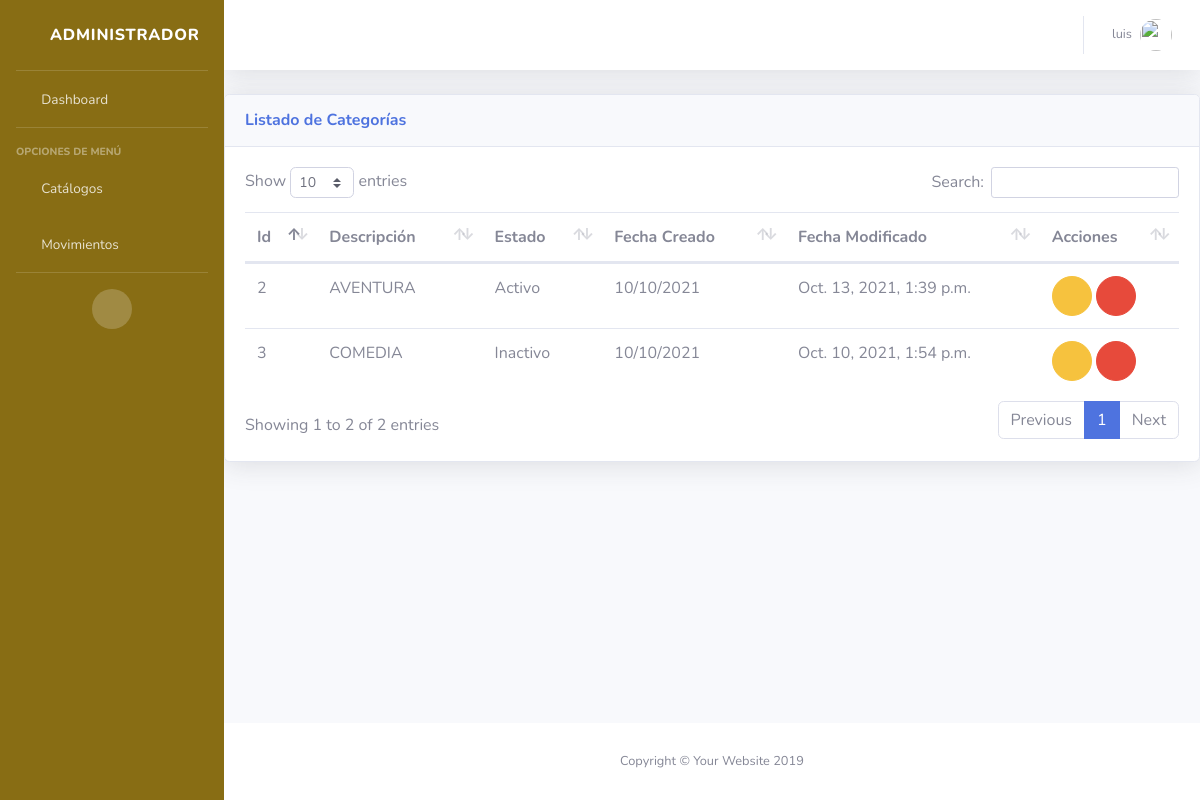
The app's page /inv/categorias/ (signed in) with its own data.
### inv/models.py (models this page shows, shortened)
class Categoria(ClaseModelo):
    descripcion = models.CharField('Descripción de la categoría', max_length=100, unique=True)
    class Meta:
        verbose_name_plural = 'Categorias'

### inv/views.py (the view)
# urls.py: path('categorias/', views.CategoriaView.as_view(), name='categoria_list'),
class CategoriaView(Simp, generic.ListView):
    model = Categoria
    template_name = 'inv/categoria_list.html'
    context_object_name = 'obj'
    permission_required = 'inv.view_categoria'

### templates/inv/categoria_list.html (shortened to what this page needs)
{% extends 'base/base.html' %}
{% block content %}
<div class="card shadow mb-4">
    <div class="card-header py-3 d-flex flex-row align-items-center justify-content-between">
      <h6 class="m-0 font-weight-bold text-primary">Listado de Categorías</h6>
      <div class="dropdown no-arrow">
        <a class="dropdown-toggle" href="#" role="button" id="dropdownMenuLink" data-toggle="dropdown" aria-haspopup="true" aria-expanded="false">
          <i class="fas fa-ellipsis-v fa-sm fa-fw text-gray-400"></i>
        </a>
      </div>
    </div>
    <div class="card-body">
     {% if not obj %}
         <div class="alert alert-info">No hay Categorias</div>
     {% else %}
     <table class="table table-striper table-hover">
         <thead>
             <th>Id</th>
             <th>Descripción</th>
             <th>Estado</th>
             <th>Fecha Creado</th>
             <th>Fecha Modificado</th>
             <th class="all">Acciones</th>
         </thead>
         <tbody>
             {% for item in obj %}
                 <tr>
                     <td>{{ item.id }}</td>
                     <td>{{ item.descripcion }}</td>
                     <td>{{ item.estado|yesno:"Activo,Inactivo" }}</td>
                     <td>{{ item.fc|date:"d/m/Y" }}</td>
                     <td>{{ item.fm }}</td>
                     <td>
                         <a href="{% url 'inv:categoria_edit' item.id %}" class="btn btn-warning btn-circle" role="button"><i class="far fa-edit"></i></a>
                         <a href="{% url 'inv:categoria_del' item.id %}" class="btn btn-danger btn-circle" role="button"><i class="far fa-trash-alt"></i></a>
                     </td>
                 </tr>
             {% endfor %}
         </tbody>
     </table>
     {% endif %}
    </div>
  </div>
{% endblock content %}

### templates/base/base.html (shortened to what this page needs)
{% load static %}
<!DOCTYPE html>
<html lang="es">
<head>
  <link href="{% static 'vendor/fontawesome-free/css/all.min.css' %}" rel="stylesheet" type="text/css">
  <link rel="stylesheet" href="https://cdnjs.cloudflare.com/ajax/libs/jquery-datetimepicker/2.5.20/jquery.datetimepicker.min.css" />
  <link href="{% static 'css/sb-admin-2.min.css' %}" rel="stylesheet">
    <link href="{% static 'vendor/datatables/dataTables.bootstrap4.min.css' %}" rel="stylesheet">
    <link href="{% static 'vendor/jquery-confirm/jquery-confirm.min.css' %}" rel="stylesheet">
    <link rel="stylesheet" href="https://unpkg.com/bootstrap-table@1.18.3/dist/bootstrap-table.min.css">
    <link href="https://cdn.jsdelivr.net/npm/select2@4.1.0-rc.0/dist/css/select2.min.css" rel="stylesheet" />
</head>
<body id="page-top" class="bg-gradient-primary">
    {% block side_bar %}
  <div id="wrapper">
    <ul class="navbar-nav  sidebar sidebar-dark accordion" style="background-color: rgb(136, 109, 20);" id="accordionSidebar">
      <a class="sidebar-brand d-flex align-items-center justify-content-center" href="{% url 'bases:home' %}">
        <div class="sidebar-brand-icon rotate-n-15">
          <i class="fas fa-laugh-wink"></i>
        </div>
        <div class="sidebar-brand-text mx-3">Administrador</div>
      </a>
      <hr class="sidebar-divider my-0">
      <li class="nav-item">
        <a class="nav-link" href="{% url 'bases:home' %}">
          <i class="fas fa-fw fa-tachometer-alt"></i>
          <span>Dashboard</span></a>
      </li>
      <hr class="sidebar-divider">
      <div class="sidebar-heading">
        Opciones de Menú
      </div>
      <li class="nav-item">
        <a class="nav-link collapsed" href="#" data-toggle="collapse" data-target="#collapseTwo" aria-expanded="true" aria-controls="collapseTwo">
          <i class="fas fa-fw fa-cog"></i>
          <span>Catálogos</span>
        </a>
        <a class="nav-link collapsed" href="#" data-toggle="collapse" data-target="#collapseCompras" aria-expanded="true" aria-controls="collapseTwo">
          <i class="fas fa-fw fa-truck"></i>
          <span>Movimientos</span>
        </a>
      </li>
      <hr class="sidebar-divider d-none d-md-block">
      <div class="text-center d-none d-md-inline">
        <button class="rounded-circle border-0" id="sidebarToggle"></button>
      </div>
    </ul>
    {% endblock side_bar %}
    <div id="content-wrapper" class="d-flex flex-column">
      <div id="content">
        {% block topbar %}
        <nav class="navbar navbar-expand navbar-light bg-white topbar mb-4 static-top shadow">
          <ul class="navbar-nav ml-auto">
            <li class="nav-item dropdown no-arrow">
              <a class="nav-link dropdown-toggle" href="#" id="userDropdown" role="button" data-toggle="dropdown" aria-haspopup="true" aria-expanded="false">
                <span class="mr-2 d-none d-lg-inline text-gray-600 small">{{ user.username }}</span>
                <img class="img-profile rounded-circle" src="https://scontent.feoh3-1.fna.fbcdn.net/v/t1.6435-9/123622951_3622064901170260_7104699407128135751_n.jpg?_nc_cat=100&ccb=1-5&_nc_sid=09cbfe&_nc_eui2=AeE3a5ZeQUtrPGBVtU39m3keUziRgO4BGvFTOJGA7gEa8dGUO7a9ql66PRwnPbi1HA6HaE06E1nXRf4mYMwRLYu2&_nc_ohc=2T8rYsRq6JAAX_udJoi&_nc_oc=AQmg29JcIgz16P685SBjLQLHVxN-A1qTT9MZW13CaZUvMGJXdCxIBv3T1HCJdYhJSDc&_nc_ht=scontent.feoh3-1.fna&oh=643121e45da0831d4f866ddd1f821893&oe=618A0F0C">
              </a>
            </li>
          </ul>
        </nav>
        {% endblock topbar %}
        {% block content %}{% endblock content %}
        {% block footer %}
      </div>
      <footer class="sticky-footer bg-white">
        <div class="container my-auto">
          <div class="copyright text-center my-auto">
            <span>Copyright &copy; Your Website 2019</span>
          </div>
        </div>
      </footer>
    </div>
  </div>
  {% endblock footer %}
</body>
</html>

### records on screen
Categoria: id "2", descripcion "AVENTURA", estado "Activo", fc "10/10/2021", fm "Oct. 13, 2021, 1:39 p.m."
Categoria: id "3", descripcion "COMEDIA", estado "Inactivo", fc "10/10/2021", fm "Oct. 10, 2021, 1:54 p.m."

### other values on screen
{{ user.username }} "luis"
